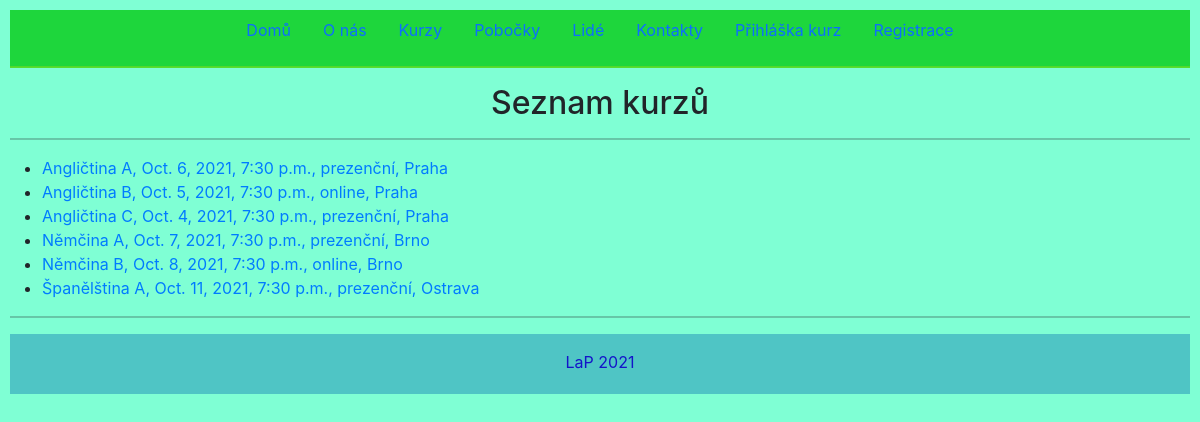
Screenshot of /kurzy with the database file from the repository.
### courses/models.py (models this page shows, shortened)
class Course(models.Model):
    name = models.CharField(max_length=100)
    start = models.DateTimeField()
    end = models.DateTimeField()
    description = models.CharField(max_length=1000)
    price = models.IntegerField()
    category = models.ForeignKey(Category, on_delete=models.SET_NULL, null=True)
    branch = models.ForeignKey(Branch, on_delete=models.SET_NULL, null=True)
    lecturer = models.ForeignKey(Person, on_delete=models.SET_NULL, null=True, related_name="course_lecturer")
    event_coordinator = models.ForeignKey(Person, on_delete=models.SET_NULL, null=True, related_name="course_coordinator")

class Category(models.Model):
    name=models.CharField(max_length=100)
    def __str__(self) -> str:
        return self.name

class Branch(models.Model):
    city = models.CharField(max_length=30)
    address = models.CharField(max_length=200, null=True)
    origin = models.DateField()
    email = models.EmailField(max_length=30)
    employees_no = models.IntegerField()
    def __str__(self):
        return self.city

### courses/views.py (the view)
# urls.py: path('kurzy', views.CourseListView.as_view(), name="course_list"),
class CourseListView(ListView):
    template_name = "course_list.html"
    model = models.Course

### courses/templates/course_list.html (shortened to what this page needs)
<!DOCTYPE html>
<html lang="en">
<head>
    <link
      href="https://cdn.jsdelivr.net/npm/bootstrap@5.0.0/dist/css/bootstrap.min.css"
      rel="stylesheet"
    />
</head>
<body>
  {% extends "base.html" %}
    {% block content2 %}
    <h2 class="text-center">Seznam kurzů</h2>
    <hr>
    <ul>
      {% for course in object_list %}
      <li>
        <a href="{% url 'course_detail' course.pk %}" target="_self">
          {{ course.name }}, {{ course.start }}, {{ course.category }}, {{course.branch }}
        </a>
      </li>
      {% endfor %}
    </ul>
    {% endblock %}

### courses/templates/course_list.html (style rules this page uses)
body { padding: 10px !important; background-color: aquamarine !important; }

### rows the page displays
Course: name "Angličtina A", start "Oct. 6, 2021, 7:30 p.m.", category "prezenční", branch "Praha"
Course: name "Angličtina B", start "Oct. 5, 2021, 7:30 p.m.", category "online", branch "Praha"
Course: name "Angličtina C", start "Oct. 4, 2021, 7:30 p.m.", category "prezenční", branch "Praha"
Course: name "Němčina A", start "Oct. 7, 2021, 7:30 p.m.", category "prezenční", branch "Brno"
Course: name "Němčina B", start "Oct. 8, 2021, 7:30 p.m.", category "online", branch "Brno"
Course: name "Španělština A", start "Oct. 11, 2021, 7:30 p.m.", category "prezenční", branch "Ostrava"
